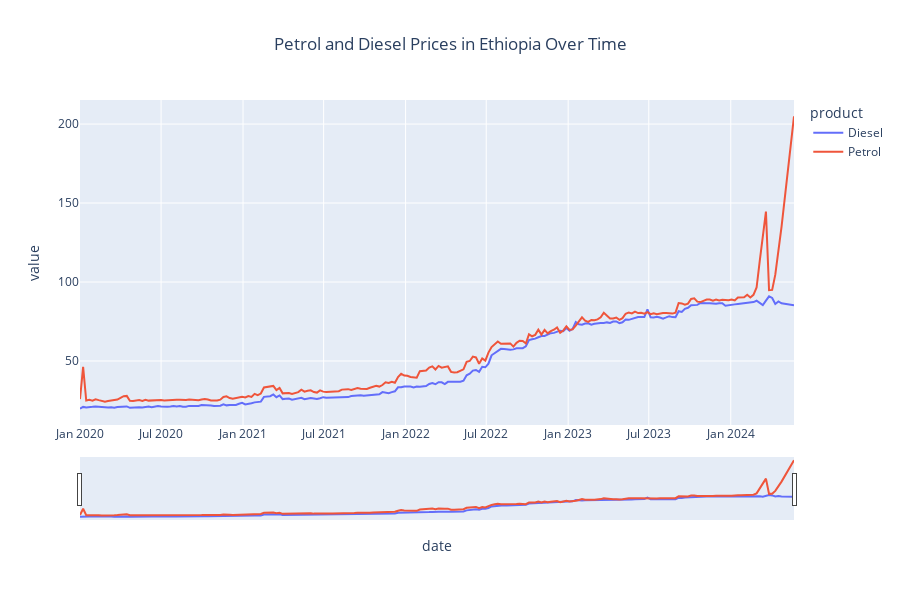
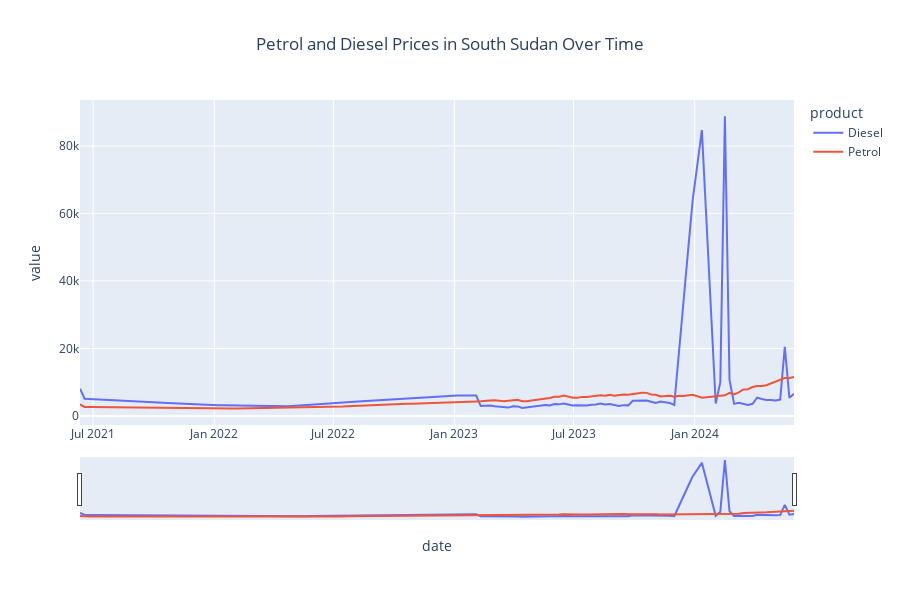
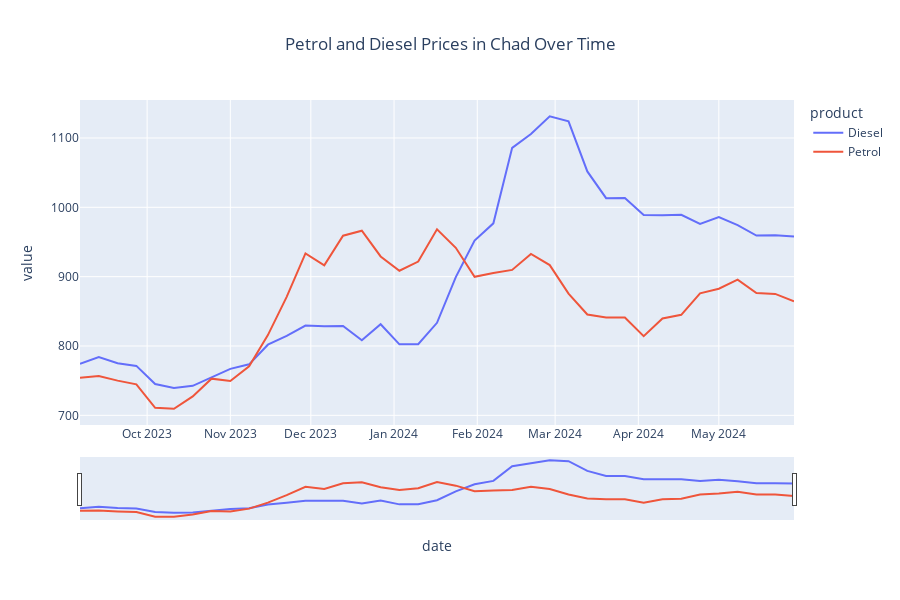
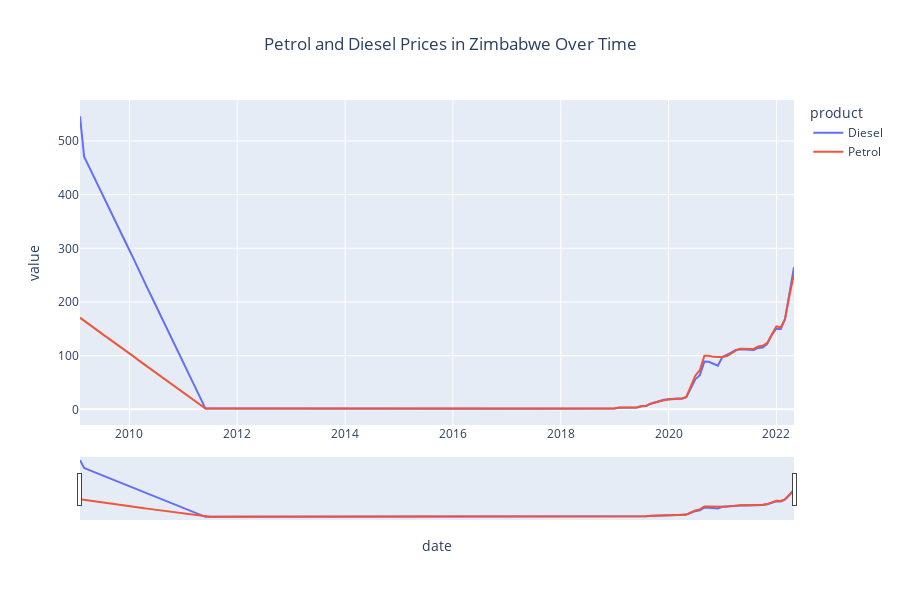

Notebook code cell kept with these figures, in order:
### Code cell
# Define a list of countries to analyze
countries = ['Ethiopia', 'South Sudan', 'Chad', 'Zimbabwe']

# Iterate through each country and create visualizations
for country in countries:
  # Filter data for the current country
  countries_data = eda_df[eda_df['country'] == country]

  # Extract date
  countries_data['date'] = pd.to_datetime(countries_data['period_date']).dt.date  

  # Group by date and product, then calculate the average value
  grouped_data = countries_data[countries_data['product'].isin(['Petrol', 'Diesel'])] \
                   .groupby(['date', 'product'])['value'].mean().reset_index()

  # Create the line chart
  fig = px.line(grouped_data, x='date', y='value', color='product',
                title=f'Petrol and Diesel Prices in {country} Over Time')
  fig.update_xaxes(rangeslider_visible=True)
  fig.update_layout(height=600, title={'x': 0.5, 'xanchor': 'center'})
  fig.show()

### Figure 1 — Plotly figure (JSON) as saved in the notebook; plotly's stock layout.template omitted (floating-point values rounded to 4 significant figures; data arrays with more than 128 entries replaced by an {"elided": "..."} marker saying what was removed)
{"data": [{"hovertemplate": "product=Diesel<br>date=%{x}<br>value=%{y}<extra></extra>", "legendgroup": "Diesel", "line": {"color": "#636efa", "dash": "solid"}, "marker": {"symbol": "circle"}, "mode": "lines", "name": "Diesel", "orientation": "v", "showlegend": true, "type": "scatter", "x": {"elided": "227 str values"}, "xaxis": "x", "y": {"elided": "227 float values"}, "yaxis": "y"}, {"hovertemplate": "product=Petrol<br>date=%{x}<br>value=%{y}<extra></extra>", "legendgroup": "Petrol", "line": {"color": "#EF553B", "dash": "solid"}, "marker": {"symbol": "circle"}, "mode": "lines", "name": "Petrol", "orientation": "v", "showlegend": true, "type": "scatter", "x": {"elided": "227 str values"}, "xaxis": "x", "y": {"elided": "227 float values"}, "yaxis": "y"}], "layout": {"height": 600, "legend": {"title": {"text": "product"}, "tracegroupgap": 0}, "title": {"text": "Petrol and Diesel Prices in Ethiopia Over Time", "x": 0.5, "xanchor": "center"}, "xaxis": {"anchor": "y", "domain": [0, 1], "rangeslider": {"visible": true}, "title": {"text": "date"}}, "yaxis": {"anchor": "x", "domain": [0, 1], "title": {"text": "value"}}}}

### Figure 2 — Plotly figure (JSON) as saved in the notebook; plotly's stock layout.template omitted (floating-point values rounded to 4 significant figures; data arrays with more than 128 entries replaced by an {"elided": "..."} marker saying what was removed)
{"data": [{"hovertemplate": "product=Diesel<br>date=%{x}<br>value=%{y}<extra></extra>", "legendgroup": "Diesel", "line": {"color": "#636efa", "dash": "solid"}, "marker": {"symbol": "circle"}, "mode": "lines", "name": "Diesel", "orientation": "v", "showlegend": true, "type": "scatter", "x": {"elided": "153 str values"}, "xaxis": "x", "y": {"elided": "153 float values"}, "yaxis": "y"}, {"hovertemplate": "product=Petrol<br>date=%{x}<br>value=%{y}<extra></extra>", "legendgroup": "Petrol", "line": {"color": "#EF553B", "dash": "solid"}, "marker": {"symbol": "circle"}, "mode": "lines", "name": "Petrol", "orientation": "v", "showlegend": true, "type": "scatter", "x": {"elided": "153 str values"}, "xaxis": "x", "y": {"elided": "153 float values"}, "yaxis": "y"}], "layout": {"height": 600, "legend": {"title": {"text": "product"}, "tracegroupgap": 0}, "title": {"text": "Petrol and Diesel Prices in South Sudan Over Time", "x": 0.5, "xanchor": "center"}, "xaxis": {"anchor": "y", "domain": [0, 1], "rangeslider": {"visible": true}, "title": {"text": "date"}}, "yaxis": {"anchor": "x", "domain": [0, 1], "title": {"text": "value"}}}}

### Figure 3 — Plotly figure (JSON) as saved in the notebook; plotly's stock layout.template omitted (floating-point values rounded to 4 significant figures)
{"data": [{"hovertemplate": "product=Diesel<br>date=%{x}<br>value=%{y}<extra></extra>", "legendgroup": "Diesel", "line": {"color": "#636efa", "dash": "solid"}, "marker": {"symbol": "circle"}, "mode": "lines", "name": "Diesel", "orientation": "v", "showlegend": true, "type": "scatter", "x": ["2023-09-06", "2023-09-13", "2023-09-20", "2023-09-27", "2023-10-04", "2023-10-11", "2023-10-18", "2023-10-25", "2023-11-01", "2023-11-08", "2023-11-15", "2023-11-22", "2023-11-29", "2023-12-06", "2023-12-13", "2023-12-20", "2023-12-27", "2024-01-03", "2024-01-10", "2024-01-17", "2024-01-24", "2024-01-31", "2024-02-07", "2024-02-14", "2024-02-21", "2024-02-28", "2024-03-06", "2024-03-13", "2024-03-20", "2024-03-27", "2024-04-03", "2024-04-10", "2024-04-17", "2024-04-24", "2024-05-01", "2024-05-08", "2024-05-15", "2024-05-22", "2024-05-29"], "xaxis": "x", "y": [774.3, 784.1, 775.1, 771.3, 745.1, 739.4, 742.5, 755, 767.0, 773.5, 801.9, 814.5, 829.5, 828.6, 829.0, 808.2, 831.4, 802.4, 802.6, 833.4, 899.4, 952.0, 976.9, 1086.0, 1106.0, 1131.0, 1124.0, 1052.0, 1013.0, 1013.0, 989.0, 988.7, 989.2, 976.0, 985.9, 974.2, 959.3, 959.6, 957.8], "yaxis": "y"}, {"hovertemplate": "product=Petrol<br>date=%{x}<br>value=%{y}<extra></extra>", "legendgroup": "Petrol", "line": {"color": "#EF553B", "dash": "solid"}, "marker": {"symbol": "circle"}, "mode": "lines", "name": "Petrol", "orientation": "v", "showlegend": true, "type": "scatter", "x": ["2023-09-06", "2023-09-13", "2023-09-20", "2023-09-27", "2023-10-04", "2023-10-11", "2023-10-18", "2023-10-25", "2023-11-01", "2023-11-08", "2023-11-15", "2023-11-22", "2023-11-29", "2023-12-06", "2023-12-13", "2023-12-20", "2023-12-27", "2024-01-03", "2024-01-10", "2024-01-17", "2024-01-24", "2024-01-31", "2024-02-07", "2024-02-14", "2024-02-21", "2024-02-28", "2024-03-06", "2024-03-13", "2024-03-20", "2024-03-27", "2024-04-03", "2024-04-10", "2024-04-17", "2024-04-24", "2024-05-01", "2024-05-08", "2024-05-15", "2024-05-22", "2024-05-29"], "xaxis": "x", "y": [754.2, 756.7, 750.1, 744.8, 710.9, 709.5, 727.3, 752.9, 749.6, 770.7, 815.7, 870.9, 933.5, 916.3, 959.1, 966.3, 929.1, 908.6, 921.7, 968.4, 941.6, 899.8, 905.4, 909.8, 932.8, 916.7, 875.6, 845.4, 841.0, 841.1, 814.1, 839.7, 845, 876, 882.5, 895.6, 876.4, 875.1, 864.5], "yaxis": "y"}], "layout": {"height": 600, "legend": {"title": {"text": "product"}, "tracegroupgap": 0}, "title": {"text": "Petrol and Diesel Prices in Chad Over Time", "x": 0.5, "xanchor": "center"}, "xaxis": {"anchor": "y", "domain": [0, 1], "rangeslider": {"visible": true}, "title": {"text": "date"}}, "yaxis": {"anchor": "x", "domain": [0, 1], "title": {"text": "value"}}}}

### Figure 4 — Plotly figure (JSON) as saved in the notebook; plotly's stock layout.template omitted (floating-point values rounded to 4 significant figures; data arrays with more than 128 entries replaced by an {"elided": "..."} marker saying what was removed)
{"data": [{"hovertemplate": "product=Diesel<br>date=%{x}<br>value=%{y}<extra></extra>", "legendgroup": "Diesel", "line": {"color": "#636efa", "dash": "solid"}, "marker": {"symbol": "circle"}, "mode": "lines", "name": "Diesel", "orientation": "v", "showlegend": true, "type": "scatter", "x": {"elided": "160 str values"}, "xaxis": "x", "y": {"elided": "160 float values"}, "yaxis": "y"}, {"hovertemplate": "product=Petrol<br>date=%{x}<br>value=%{y}<extra></extra>", "legendgroup": "Petrol", "line": {"color": "#EF553B", "dash": "solid"}, "marker": {"symbol": "circle"}, "mode": "lines", "name": "Petrol", "orientation": "v", "showlegend": true, "type": "scatter", "x": {"elided": "160 str values"}, "xaxis": "x", "y": {"elided": "160 float values"}, "yaxis": "y"}], "layout": {"height": 600, "legend": {"title": {"text": "product"}, "tracegroupgap": 0}, "title": {"text": "Petrol and Diesel Prices in Zimbabwe Over Time", "x": 0.5, "xanchor": "center"}, "xaxis": {"anchor": "y", "domain": [0, 1], "rangeslider": {"visible": true}, "title": {"text": "date"}}, "yaxis": {"anchor": "x", "domain": [0, 1], "title": {"text": "value"}}}}
